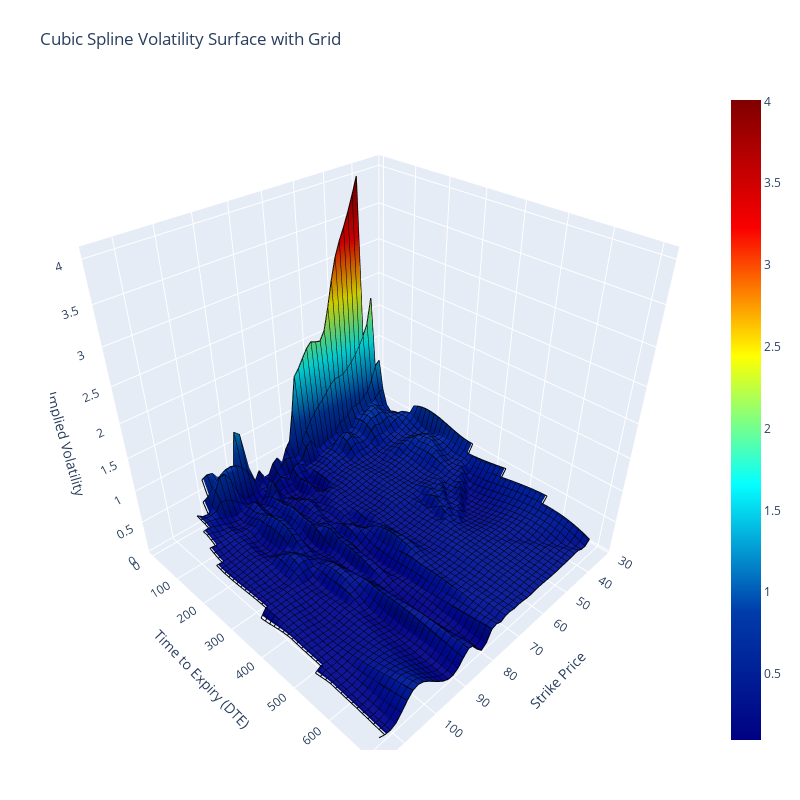

Here is the notebook cell this chart was saved with:
### Markdown cell above
## 5.3 - Aesthetic changes (Optional)
This section has no real practical applications, but for those interested in making their volatility surfaces look prettier, we will discuss some modifications one can make to improve the look of the plotly plots.

One can change the colour to look like the typical volatility surfaces you see on google using colorscale = "Jet" instead of "RdBu" or "Blues". Another commonly seen feature on volatility surfaces is a grid. We can include this in plotly fairly easily.

Exercise 6:

### Code cell
import plotly.graph_objects as go
import numpy as np

fig = go.Figure(data=[go.Surface(x=strike_vec,
                                 y=DTE_vec,
                                 z=cubic_IV_vals,
                                 colorscale="Jet",
                                 surfacecolor=cubic_IV_vals)])

fig.update_layout(title="Cubic Spline Volatility Surface with Grid",
                  autosize=False,
                  width=800, height=800,
                  margin=dict(l=50, r=50, t=90, b=50),
                  scene=dict(
                      xaxis_title='Strike Price',
                      yaxis_title='Time to Expiry (DTE)',
                      zaxis_title='Implied Volatility'
                  ))

X_rev, Y_rev = np.meshgrid(DTE_vec, strike_vec)

line_marker = dict(color="black", width=2)

for x, y, z in zip(X, Y, cubic_IV_vals):
    fig.add_trace(go.Scatter3d(x=x, y=y, z=z, mode="lines", line=line_marker, showlegend=False))
for x, y, z in zip(X_rev, Y_rev, cubic_IV_vals.T):
    fig.add_trace(go.Scatter3d(x=y, y=x, z=z, mode="lines", line=line_marker, showlegend=False))

fig.show()
